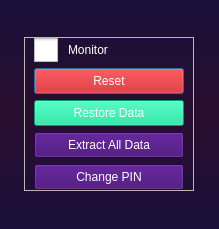
<?xml version="1.0" encoding="UTF-8"?>
<ui version="4.0">
 <class>Dialog</class>
 <widget class="QDialog" name="Dialog">
  <property name="geometry">
   <rect>
    <x>0</x>
    <y>0</y>
    <width>219</width>
    <height>229</height>
   </rect>
  </property>
  <property name="windowTitle">
   <string>Parental Settings</string>
  </property>
  <property name="windowIcon">
   <iconset resource="resource.qrc">
    <normaloff>:/icon/logo.ico</normaloff>:/icon/logo.ico</iconset>
  </property>
  <property name="styleSheet">
   <string notr="true">#Dialog {background-color: qlineargradient(x1:0 y1:0, x2:0 y2:1, stop:0 rgb(26, 16, 57), stop:0.5 rgb(41, 14, 47), stop:1 rgb(26, 16, 57))}

QPushButton{
padding: 5px 20px 5px 20px;
}
</string>
  </property>
  <layout class="QVBoxLayout" name="verticalLayout">
   <item alignment="Qt::AlignHCenter">
    <widget class="QFrame" name="ButtonFrame_2">
     <property name="sizePolicy">
      <sizepolicy hsizetype="Preferred" vsizetype="Fixed">
       <horstretch>0</horstretch>
       <verstretch>0</verstretch>
      </sizepolicy>
     </property>
     <property name="styleSheet">
      <string notr="true">color: white;
font-family: &quot;Roboto&quot;, sans-serif;</string>
     </property>
     <property name="frameShape">
      <enum>QFrame::StyledPanel</enum>
     </property>
     <property name="frameShadow">
      <enum>QFrame::Raised</enum>
     </property>
     <layout class="QVBoxLayout" name="verticalLayout_2">
      <property name="topMargin">
       <number>0</number>
      </property>
      <property name="bottomMargin">
       <number>0</number>
      </property>
      <item>
       <widget class="QCheckBox" name="monitor_setting_box">
        <property name="styleSheet">
         <string notr="true">QCheckBox {
    spacing: 10px;
}

QCheckBox::indicator {
    width: 24px;
    height: 24px;
}

QCheckBox::indicator:unchecked {
    image: url(:/icon/icons8-toggle-off-48.png);
}

QCheckBox::indicator:checked {
    image: url(:/icon/icons8-toggle-on-48.png);
}
</string>
        </property>
        <property name="text">
         <string>Monitor</string>
        </property>
       </widget>
      </item>
      <item>
       <widget class="QPushButton" name="reset_parental_btn">
        <property name="minimumSize">
         <size>
          <width>150</width>
          <height>0</height>
         </size>
        </property>
        <property name="styleSheet">
         <string notr="true">QPushButton{
background-color: #a10000;
}

QPushButton{
background: #d10000;
}</string>
        </property>
        <property name="text">
         <string>Reset</string>
        </property>
       </widget>
      </item>
      <item>
       <widget class="QPushButton" name="restore_btn">
        <property name="enabled">
         <bool>true</bool>
        </property>
        <property name="minimumSize">
         <size>
          <width>150</width>
          <height>0</height>
         </size>
        </property>
        <property name="styleSheet">
         <string notr="true">QPushButton {background-color: #00d991;}
QPushButton:hover{background-color: #00fca8;}
QPushButton:pressed{background-color: #00fca8;}</string>
        </property>
        <property name="text">
         <string>Restore Data</string>
        </property>
       </widget>
      </item>
      <item>
       <widget class="QPushButton" name="exct_data_btn">
        <property name="minimumSize">
         <size>
          <width>150</width>
          <height>0</height>
         </size>
        </property>
        <property name="styleSheet">
         <string notr="true">QPushButton{
background-color: #3b006e;
padding: 5px 20px 5px 20px;
}

QPushButton:hover{
background: #a200ff;
}</string>
        </property>
        <property name="text">
         <string>Extract All Data</string>
        </property>
       </widget>
      </item>
      <item>
       <widget class="QPushButton" name="changePIN_btn">
        <property name="minimumSize">
         <size>
          <width>150</width>
          <height>0</height>
         </size>
        </property>
        <property name="styleSheet">
         <string notr="true">QPushButton{
background-color: #3b006e;
padding: 5px 20px 5px 20px;
}

QPushButton:hover{
background: #a200ff;
}</string>
        </property>
        <property name="text">
         <string>Change PIN</string>
        </property>
       </widget>
      </item>
     </layout>
    </widget>
   </item>
  </layout>
 </widget>
 <resources>
  <include location="resource.qrc"/>
 </resources>
 <connections/>
</ui>
